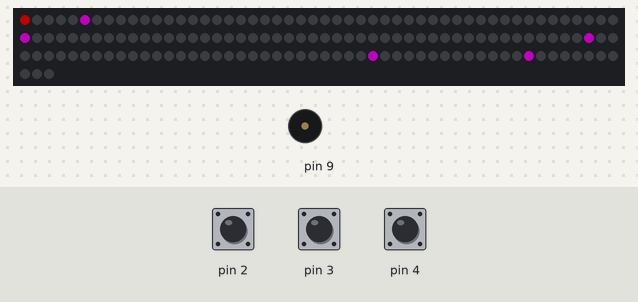
A program run on a simulated Arduino Uno, built with avr-gcc and run on an emulated ATmega328P. Shown: 153 RGB LEDs in strip order, left to right, continuing on the next row, buzzer (waves = sounding). The inputs (shaded band) are chosen by the test bench; at power-on: pin 3 HIGH, pin 4 HIGH, pin 2 HIGH. Dim RGB values are drawn brighter than linear; random numbers use the default seed unless the program sets one; what the program prints to the serial monitor is not drawn.

Above: at 1.8 s.
1.9 s: pin 3 pulled LOW for 0.15 s
3.5 s: pin 4 pulled LOW for 0.15 s
5.1 s: pin 4 pulled LOW for 1 s
7.6 s: pin 2 pulled LOW for 0.15 s
9.2 s: pin 3 pulled LOW for 1 s
11.7 s: pin 2 pulled LOW for 1 s
Timing chart, 0 to 14.7 s (numbered marks = the images above; inputs shaded):
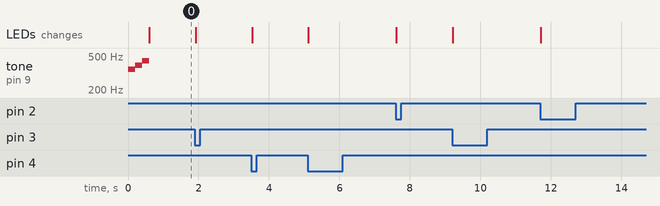

The program:

main.cpp
```cpp
#include <Arduino.h>
#include <FastLED.h>
#include "led.h"
#include "game.h"

struct player players[NB_JOUEURS_MAX];


void setup() {
  Serial.begin(9600); //  init communication via port usb

  // pinMode(PIN_BUZZER, OUTPUT); //  init pin buzzer
  // analogWrite(PIN_BUZZER, 140);
  // delay(400);
  // analogWrite(PIN_BUZZER, 0);

  // tone(PIN_BUZZER, 440, 200);
  // delay(1000);
  // noTone(PIN_BUZZER);

pinMode(PIN_BUZZER, OUTPUT);
  for(int i = 0; i < 3; i++){
    tone(PIN_BUZZER, musique_demarrage[i], 200);
    delay(200);
  }


  /*Initialisation du jeu*/
  Serial.println("Initialisation du jeu...");
  randomSeed(analogRead(0)); //  Initialisation de la fonction random
  initLeds();  // Initialisation des leds
  init_button();  // Initialisation des boutons
}

void loop() {
  // Initialisation de la partie
  bool partieEnCours = true;
  for (int i = 0; i < NB_JOUEURS_MAX; i++) {
    init_joueur(&players[i], i, 0, 0); // Initialisation des joueurs
  }
  int boosts[NOMBRE_BOOST];
  spawn_boost(boosts); // Initialisation des boosts

  // Boucle de jeu
  while (partieEnCours) { // Boucle de jeu
    int bp[NB_JOUEURS_MAX];
    button_pressed(bp);
    for (int i = 0; i < NB_JOUEURS_MAX; i++) {
      // Si un joueur finit la partie, on sort de la boucle
      if (!partieEnCours) break;

      // Avancer le joueur si son bouton est pressé
      if (bp[i] == LOW) {
        float nombreAleatoire = random(1, 100);
        int idPremier = getPremierJoueur(players); // Récupère l'id du premier joueur
        int ecartPremier = 0;  // Ecart à 0 par défaut
        if (idPremier != i) {
          ecartPremier = players[idPremier].pos + players[idPremier].lap * NUM_LEDS - players[i].pos - players[i].lap * NUM_LEDS;
        }
        float nombreMinDoubler = 100 * PROBA_MAX_DOUBLER * (ecartPremier) / (NOMBRE_TOURS * NUM_LEDS);

        if (idPremier != i) {
          Serial.print("Joueur ");
          Serial.print(i);
          Serial.print(" : nombreAleatoire=");
          Serial.print(nombreAleatoire);
          Serial.print(",\tnombreMinDoubler=");
          Serial.print(nombreMinDoubler);
          Serial.print(",\tecartPremier=");
          Serial.print(ecartPremier);
          Serial.print(",\tx2=");
          Serial.println(nombreAleatoire <= nombreMinDoubler);
        }

        if (nombreAleatoire <= nombreMinDoubler) {
          players[i].pos += 2;
        } else {
          players[i].pos += 1;
        }
        use_boost(&players[i], boosts, players);
      }

      // Si le joueur a fini un tour, on incrémente son compteur de tours
      if (players[i].pos >= NUM_LEDS) {
        players[i].pos %= NUM_LEDS;
        players[i].lap++;

        // Si le joueur a fini la course, on affiche l'animation de victoire
        if (players[i].lap >= NOMBRE_TOURS) {
          animVictoire(i);

          // On sort de la boucle de jeu
          partieEnCours = false;
        }
      }
    }
    affichageJeu(players, boosts);
  }
}
```
